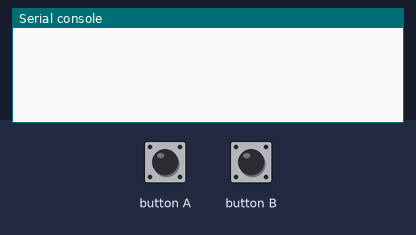
Bench run of a program on a simulated BBC micro:bit running MicroPython. On the bench: the last lines printed to the serial console. The test bench sets the inputs (shaded band). No radio messages arrive unless stated (any console line starting 'radio sent:' is added by the test bench).

Above: at 1.2 s.
1.3 s: button A pressed for 0.15 s
At 2.6 s:
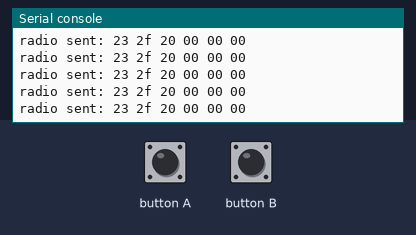
2.9 s: button B pressed for 0.15 s
At 4.1 s:
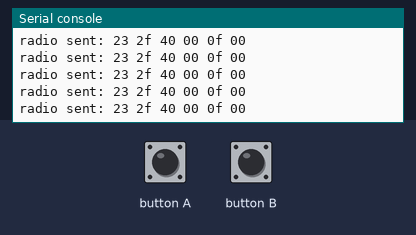

Measured:
- after the input at 1.3 s, the serial console: prints a new line at once (image 1)
- after the input at 2.9 s, the serial console: prints a new line at once (image 2)

The program:

microbit_controller.py
```python
import radio as 無線廣播
import random as 隨機
import utime as 時間
from microbit import button_a as A鈕, button_b as B鈕
import ustruct as 結構


無線廣播.on()

while True :
    if A鈕.is_pressed() :
        位元組資料 = 結構.pack('hhh',12067, 32, 0)
        無線廣播.send_bytes(位元組資料)
        位元組資料 = 結構.pack('hhh',12067, 32, 0)
        無線廣播.send_bytes(位元組資料)
        位元組資料 = 結構.pack('hhh',12067, 32, 0)
        無線廣播.send_bytes(位元組資料)
    if B鈕.is_pressed() :
        位元組資料 = 結構.pack('hhh',12067, 64, 15)
        無線廣播.send_bytes(位元組資料)
        位元組資料 = 結構.pack('hhh',12067, 64, 15)
        無線廣播.send_bytes(位元組資料)
        位元組資料 = 結構.pack('hhh',12067, 64, 15)
        無線廣播.send_bytes(位元組資料)
    時間.sleep_ms(100)
```
